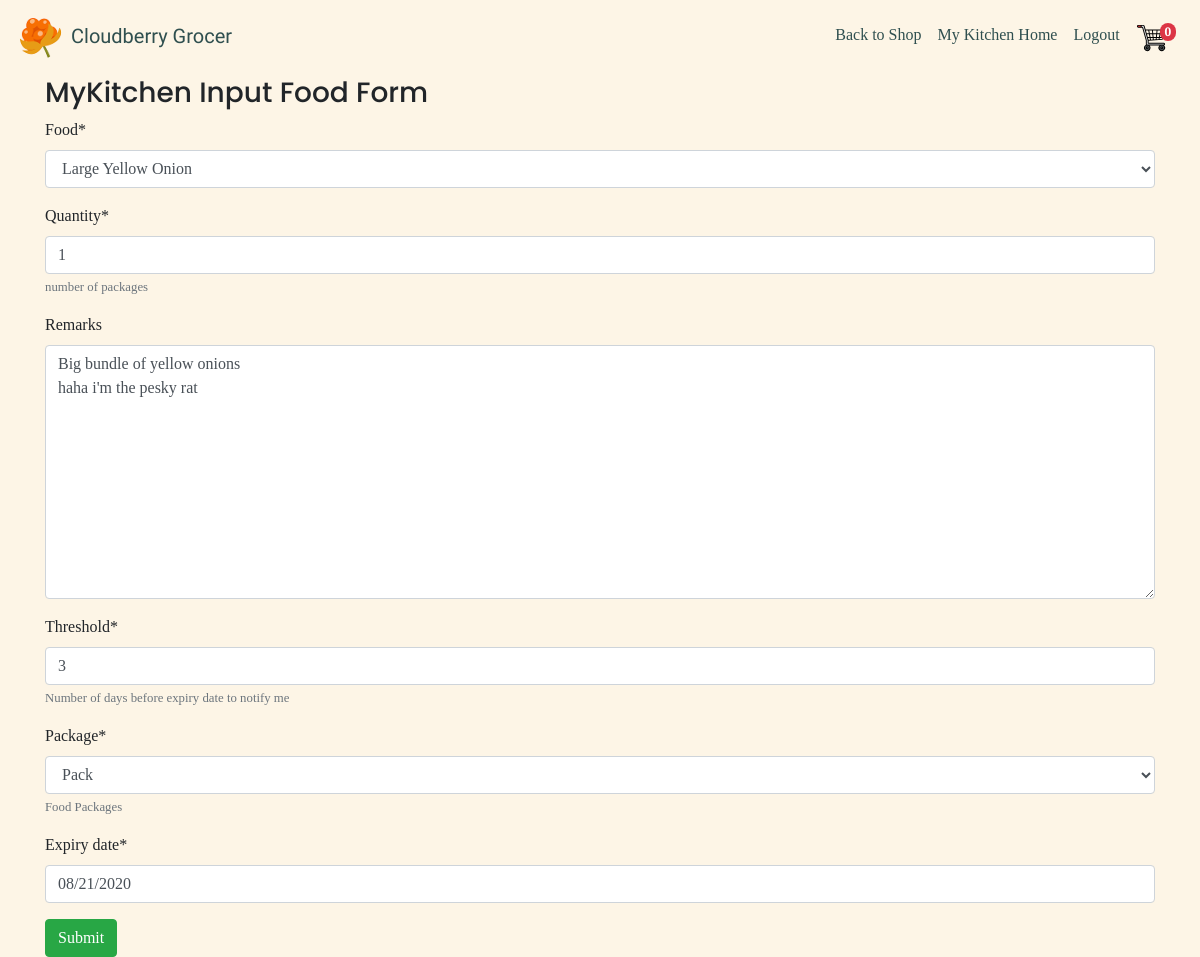
The page /mykitchen/update-food-item/20/13/7 (signed in) on the database as committed earlier.
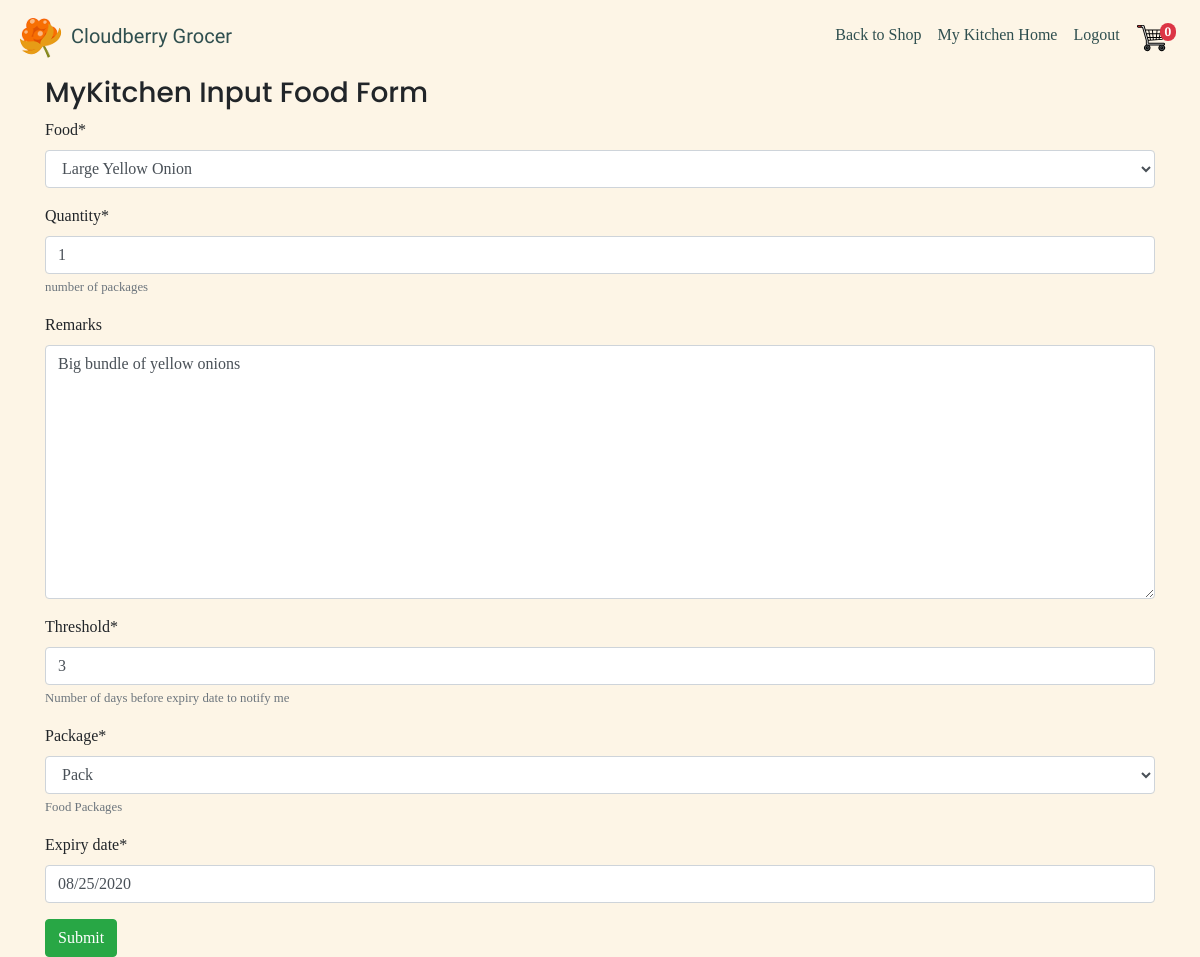
The same page on the database as committed later.
### mykitchen/models.py (models this page shows, shortened)
class FoodItem(models.Model):
    food = models.ForeignKey(Product, on_delete=models.SET_NULL, null=True)
    location = models.ForeignKey(StorageLocation, on_delete=models.CASCADE)
    quantity = models.IntegerField(blank=False, help_text="number of packages")
    remarks = models.TextField(blank=True, max_length=600)
    expiry_date = models.DateField(
        null=True, blank=True, help_text='Enter date in YYYY-MM-DD format')
    threshold = models.IntegerField(blank=False,
                                    help_text="Number of days before expiry"
                                    " date to notify me")
    edited_by = models.ForeignKey(User, blank=False,
                                  on_delete=models.SET(get_sentinel_user))
    PACKAGES = (
        ('bar', 'Bar'),
        ('bottle', 'Bottle'),
        ('box', 'Box'),
        ('pack', 'Pack'),
        ('roll', 'Roll'),
        ('tin', 'Tin')
    )
    package = models.CharField(blank=False, choices=PACKAGES,
                               max_length=7, default="pack",
                               help_text="Food Packages")

### mykitchen/views.py (the view)
@login_required
@permission_required('mykitchen.change_fooditem')
def edit_food_item(request, household_id, storage_id, food_id):
    user = request.user
    storage = get_object_or_404(StorageLocation, pk=storage_id)
    household = get_object_or_404(Household, pk=household_id)
    food_to_edit = FoodItem.objects.get(id=food_id)
    try:
        member = Member.objects.get(user=user)
    except Member.DoesNotExist:
        member = None
    if household:
        if user.username == household.owner.username:
            if request.method == 'POST':
                food_form = FoodItemForm(request.POST, instance=food_to_edit)
                if food_form.is_valid():
                    food_instance = food_form.save(commit=False)
                    food_instance.edited_by = request.user
                    food_instance.location = storage
                    food_instance.save()
                    messages.success(
                        request,
                        f" Food Item {food_instance.food}"
                        f" has been edited on"
                        f" {datetime.datetime.now().strftime('%b %d, %Y, %H:%M:%S')}")
                    return redirect(reverse(index))
                else:
                    return render(request,
                                  'mykitchen/update_food.template.html', {
                                   'form': food_form
                                  })
            else:
                food_form = FoodItemForm(instance=food_to_edit)
                return render(request, 'mykitchen/update_food.template.html', {
                    'form': food_form
                })
        elif member:
            if member.household == household:
                if request.method == 'POST':
                    food_form = FoodItemForm(request.POST,
                                             instance=food_to_edit)
                    if food_form.is_valid():
                        food_instance = food_form.save(commit=False)
                        food_instance.edited_by = request.user
                        food_instance.location = storage
                        food_instance.save()
                        messages.success(
                            request,
                            f" Food Item {food_instance.food}"
                            f" has been edited on"
                            f" {datetime.datetime.now().strftime('%b %d, %Y, %H:%M:%S')}")
                        return redirect(reverse(index))
                    else:
                        return render(request,
                                      'mykitchen/update_food.template.html', {
                                       'form': food_form
                                      })
                else:
                    food_form = FoodItemForm(instance=food_to_edit)
                    return render(request,
                                  'mykitchen/update_food.template.html', {
                                   'form': food_form
                                  })
            else:
                raise PermissionDenied
    else:
        return Http404

### mykitchen/forms.py
class FoodItemForm(forms.ModelForm):
    expiry_date = forms.DateField(widget=forms.DateInput(
        format=('%m/%d/%Y'), attrs={'class': 'datepicker'}
        ))
    class Meta:
        model = FoodItem
        fields = ('food', 'quantity', 'remarks', 'threshold',
                  'package', 'expiry_date')
        widgets = {
        }
        exclude = ('edited_by',)

### cart/contexts.py (called while the page is built)
def cart_contents(request):
    cart = request.session.get("shopping_cart", {})
    return {
        'shopping_cart': cart,
        'item_count': len(cart)
}

### products/models.py (called while the page is built)
    def __str__(self):
        return self.name

### mykitchen/templates/mykitchen/update_food.template.html (shortened to what this page needs)
{% extends 'base_kitchen.template.html' %}
{%load crispy_forms_tags %}
{%load static%}
{%block content%}
    <h3>MyKitchen Input Food Form</h3>
    <form method="POST">
    {{ form|crispy }}
    <input type="submit" role="button" class="btn btn-success" value="Submit"/>
    </form>
{% endblock %}

Rows that differ between the two databases and show on the page:
changed FoodItem "Large Yellow Onion": remarks "Big bundle of yellow onions haha i'm the pesky rat" → "Big bundle of yellow onions"; expiry_date "08/21/2020" → "08/25/2020"
